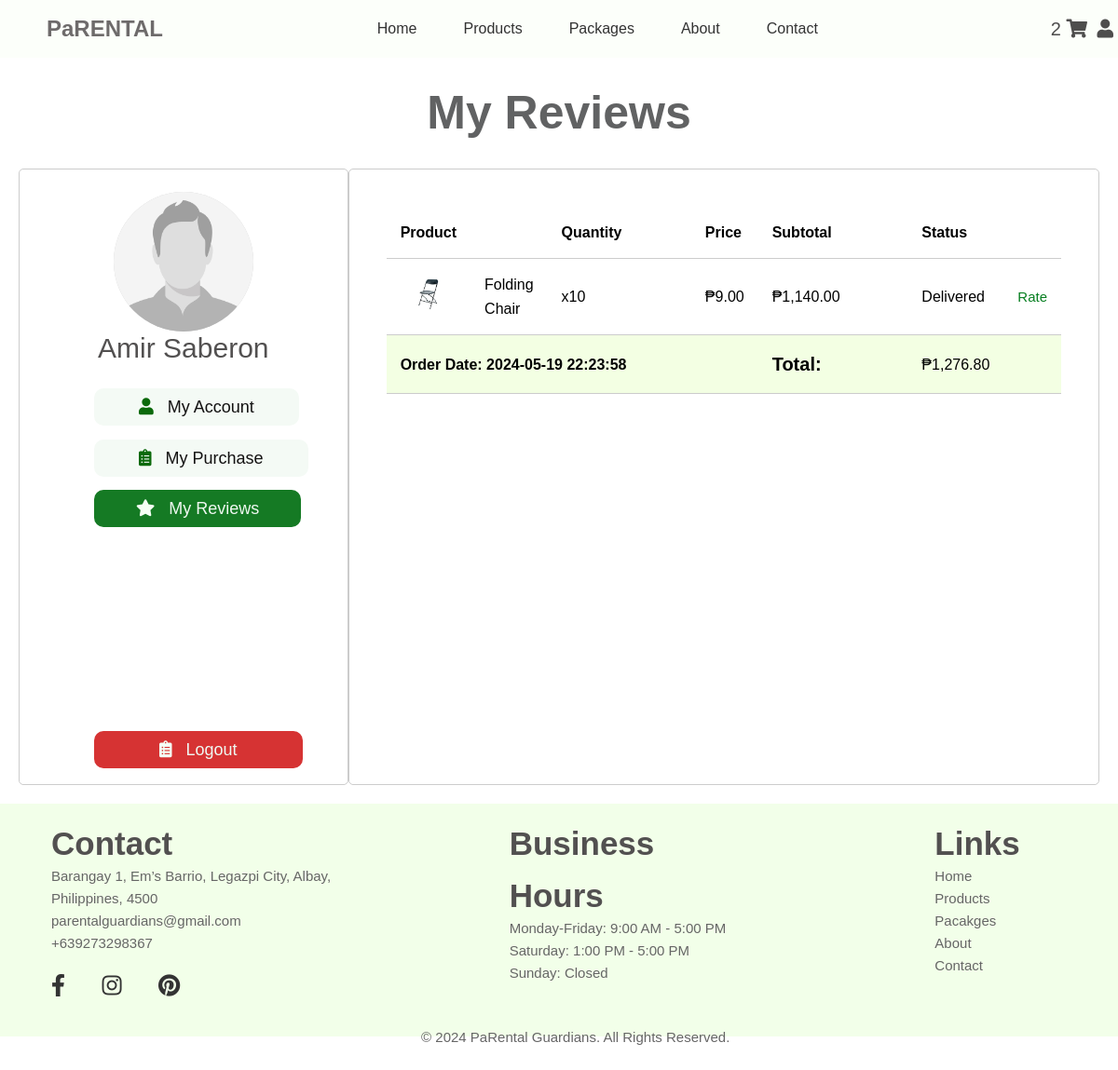
/login/reviews.php (signed in), run on the app's committed database.
### tables this page shows
CREATE TABLE `users` (
  `id` int(11) NOT NULL,
  `full_name` varchar(100) DEFAULT NULL,
  `phone_number` varchar(20) DEFAULT NULL,
  `address` varchar(255) DEFAULT NULL,
  `email` varchar(100) DEFAULT NULL,
  `password` varchar(250) DEFAULT NULL,
  `image` varchar(100) DEFAULT 'profile.jpg',
  `username` varchar(100) DEFAULT NULL,
  `gender` varchar(50) DEFAULT NULL,
  `birthday` date DEFAULT NULL,
  `password_salt` varchar(255) NOT NULL
);

CREATE TABLE `order_item` (
  `id` int(11) NOT NULL,
  `order_id` int(11) DEFAULT NULL,
  `product_id` int(11) DEFAULT NULL,
  `quantity` int(11) DEFAULT NULL,
  `start_date` date DEFAULT NULL,
  `end_date` date DEFAULT NULL,
  `status` varchar(20) DEFAULT 'Pending',
  `subtotal` decimal(10,2) NOT NULL
);

CREATE TABLE `products` (
  `id` int(11) NOT NULL,
  `name` varchar(100) DEFAULT NULL,
  `category_id` int(11) DEFAULT NULL,
  `price` decimal(10,0) NOT NULL,
  `color` varchar(250) DEFAULT NULL,
  `material` varchar(50) DEFAULT NULL,
  `dimension` varchar(50) DEFAULT NULL,
  `stock` int(11) DEFAULT NULL,
  `reserve` int(11) NOT NULL DEFAULT 0,
  `used` int(11) NOT NULL DEFAULT 0,
  `image` varchar(50) DEFAULT NULL,
  `counter` int(11) NOT NULL DEFAULT 0,
  `total_ratings` int(11) NOT NULL DEFAULT 0
);

CREATE TABLE `orders` (
  `id` int(11) NOT NULL,
  `user_id` int(11) DEFAULT NULL,
  `date` datetime DEFAULT NULL,
  `address` varchar(255) DEFAULT NULL,
  `payment` varchar(50) DEFAULT NULL,
  `price` decimal(10,2) DEFAULT NULL,
  `name` varchar(255) DEFAULT NULL,
  `note` varchar(255) DEFAULT NULL,
  `phone` varchar(20) DEFAULT NULL,
  `email` varchar(255) DEFAULT NULL,
  `confirmation` text NOT NULL DEFAULT 'Unsettled'
);

### login/reviews.php (the view, shortened to what this page needs)
<?php
include "../components/db_connect.php";
if (isset($_SESSION['id'])) {
  $userId = $_SESSION['id'];
  $query = "SELECT * FROM users WHERE id = $userId";
  $result = mysqli_query($conn, $query);
  if ($result && mysqli_num_rows($result) > 0) {
      $row = mysqli_fetch_assoc($result);
      $fullName = $row['full_name'];
      $picture = $row['image'];
  }
  $orderItemsQuery = "
    SELECT
      orders.id AS order_id,
      orders.date AS order_date,
      products.id AS product_id,
      products.image AS product_image,
      products.name AS product_name,
      products.price AS product_price,
      orders.price AS order_total,
      order_item.quantity AS order_quantity,
      order_item.start_date AS start_date,
      order_item.end_date AS end_date,
      order_item.status AS order_status,
      order_item.subtotal AS subtotal
    FROM
      orders
    JOIN
      order_item ON orders.id = order_item.order_id
    JOIN
      products ON order_item.product_id = products.id
    WHERE
      orders.user_id = $userId
      AND (order_item.status = 'Returned' OR order_item.status = 'Delivered' OR order_item.status = 'Completed')
    ORDER BY
      orders.id ASC
  ";
  $orderItemsResult = mysqli_query($conn, $orderItemsQuery);
?>
<!DOCTYPE html>
<html lang="en">
<head>
    <link rel="stylesheet" href="../css/purchase.css" />
    <link
      rel="stylesheet"
      href="https://cdnjs.cloudflare.com/ajax/libs/font-awesome/5.15.4/css/all.min.css"
    />
</head>
<body>
  <?php require '../components/header1.php'; ?>
    <main>
        <div class="banner"><br>
          <h2>My Reviews</h2>
        </div>
        <div class="container">
          <div class="userprofile">
            <div class="avatar">
                <label for="avatar-upload">
                  <img src="../images/users/<?php echo $picture; ?>" alt="Avatar" id="avatar-image" />
                </label>
            </div>
            <br><br><br><br><br>
            <label class="avatarname"><?php echo $fullName; ?></label>
            <br>
            <a class="accountbutton" href="user_profile.php"><i class="fas fa-solid fa-user" ></i> My Account</a><br><br>
            <a class="accountbutton" href="purchase.php"><i class="fas fa-solid fas fa-clipboard-list"></i> My Purchase</a><br><br>
             <a class="purchasebutton" href="rate.php"><i class="fas fa-regular fa-star"></i> My Reviews</a><br><br><br><br><br><br><br><br><br><br>
            <a class="logoutbutton" href="../index.php"><i class="fas fa-solid fas fa-clipboard-list"></i> Logout</a>
          </div>
          <div class="contact-form scrollable-table">
            <table>
            <thead>
              <tr>
                <th>Product</th>
                <th></th>
                <th>Quantity</th>
                <th>Price</th>
                <th>Subtotal</th>
                <th>Status</th>
                <th></th>
              </tr>
            </thead>
            <tbody>
              <?php
              $currentOrderId = null;
              if ($orderItemsResult && mysqli_num_rows($orderItemsResult) > 0) {
                  while ($itemRow = mysqli_fetch_assoc($orderItemsResult)) {
                      if ($currentOrderId != $itemRow['order_id']) {
                        $overall_toral = $itemRow['order_total'];
                          $currentOrderId = $itemRow['order_id'];
                          $orderDate = $itemRow['order_date'];
                      }
              ?>
                <tr>
                <td><img src="../images/products/<?php echo $itemRow['product_image']; ?>" alt="Product Image"></td>
                <td><?php echo $itemRow['product_name']; ?></td>
                <td>x<?php echo $itemRow['order_quantity']; ?></td>
                <td>₱<?php echo number_format($itemRow['product_price'], 2); ?></td>
                <td>₱<?php echo number_format($itemRow['subtotal'], 2); ?></td>
                <td><?php echo $itemRow['order_status']; ?></td>
                <td >
                <?php
                    if (($itemRow['order_status'] == "Returned") || ($itemRow['order_status'] == "Delivered")) {
                        echo "<a class='againbutton'  href='rate.php?&order_id=" . urlencode($itemRow['order_id']) . "&product_id=" . urlencode($itemRow['product_id']) . "&product=" . urlencode($itemRow['product_name']) . "&name=" . urlencode($fullName) . "&email=" . urlencode($row['email']) . "'>Rate</a>";
                    } else {
                        echo "<a class='againbutton'  href='product_details.php?id=" . urlencode($itemRow['product_id']) . "'>Rent Again</a>";
                    }
                ?>
                </td>
              </tr>
              <?php
                  }
                  echo "
                  <tr style='background-color: #f3ffe3;'>
                    <td colspan='3'><strong>Order Date: " . $orderDate . "</strong></td>
                    <td colspan='1'></td>
                    <td class='total'>Total:</td>
                    <td >₱" . number_format($overall_toral, 2) . "</td>
                    <td></td>
                  </tr>";
              } else {
                  echo "<tr><td colspan='7'>No products found</td></tr>";
              }
              ?>
            </tbody>
            </table>
          </div>
        </div>
    </main>
    <?php require '../components/footer.php'; ?>
  </body>
</html>
<?php
}else{
  header("Location: ../login/signin.php?error=You need to login first");
  exit();
}
?>

### css/purchase.css (style rules this page uses)
body { margin: 0; padding: 0; border: 0; }
body { font-family: Arial, sans-serif; line-height: 1.6; }
a { text-decoration: none; color: #333; }
img { width: 100%; height: auto; }
.container { display: flex; max-width: 100%; padding: 20px; }
main { padding-top: 30px; }
.banner { background-color: #ffffff; padding: 20px; border-radius: 5px; }
.banner h2 { color: rgb(97, 98, 99); font-size: 50px; text-align: center; margin-top: 5px; margin-bottom: -20px; }
.contact-form { grid-gap: 20px; width: 800px; height: 580px; margin: auto; padding: 40px; border: 1px solid #ccc; border-radius: 5px; }
.userprofile { width: 300px; height: 580px; margin: auto; padding: 40px; border: 1px solid #ccc; border-radius: 5px; position: relative; }
.avatar { display: flex; width: 150px; height: 150px; border-radius: 50%; background-color: #d1d1d1; overflow: hidden; position: absolute; top: 15%; left: 50%; transform: translate(-50%, -50%); z-index: 1; }
.avatar img { width: 100%; height: 100%; object-fit: cover; }
.avatarname { display: flex; font-size: 30px; top: 50%; text-align: center; justify-content: center; color: #525050; }
.accountbutton { font-size: 18px; color: #131212; cursor: pointer; background-color: #f4faf5; padding: 10px 48px; border-radius: 10px; margin-left: 40px; gap: 20px; }
.accountbutton i { margin-right: 10px; color: rgb(11, 105, 11); }
.purchasebutton { font-size: 18px; color: #eff8f1; cursor: pointer; background-color: #157a24; padding: 10px 45px; border-radius: 10px; margin-left: 40px; gap: 20px; }
.purchasebutton i { margin-right: 10px; color: rgb(245, 255, 245); }
.againbutton { display: flex; font-size: 15px; color: #067e20; cursor: pointer; text-align: center; justify-content: center; }
.logoutbutton { font-size: 18px; color: #eff8f1; cursor: pointer; background-color: #d63333; padding: 10px 70px; border-radius: 10px; margin-left: 40px; gap: 20px; }
.logoutbutton i { margin-right: 10px; color: rgb(245, 255, 245); }
table { width: 100%; border-collapse: collapse; }
table td:nth-child(3) { width: 350px; }
.total { font-size: 20px; font-weight: bold; }
table th, table td { padding: 15px; border-bottom: 1px solid #ccc; text-align: left; }

### login/reviews.php (style rules this page uses)
.scrollable-table { max-height: 600px; overflow-y: auto; }

### data on the page
users: image (placeholder picture), full_name "Amir Saberon"
order_item: product.image (picture), product.name "Folding Chair", quantity "10", product.price "9.00", subtotal "1,140.00", status "Delivered", order.date "2024-05-19 22:23:58", order.price "1,276.80"

### other printed values
$cart_count "2"
